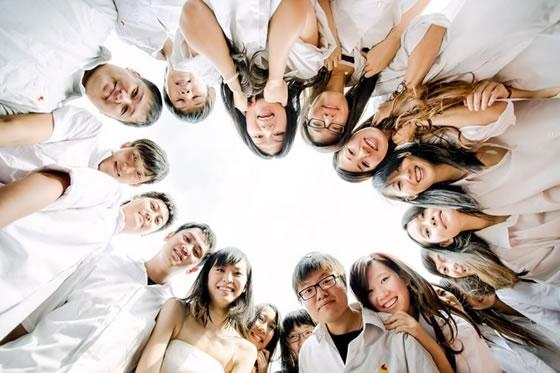
#> input picture datas/imgs/Faces.jpg, 560 x 373 px
$ python Test24.py   (Python 2 division)
#> lines starting #> are read from the running program, lines starting #| are printed output that depends on the picture
# -*- coding: utf-8 -*-

'''
Created on 2016年5月12日 上午9:49:51

@author: Thunderbolt.Lei （花名：穆雷）
@description: 形态学转换：腐蚀、膨胀、开运算、闭运算、梯度<br>
'''

import cv2
from matplotlib import pyplot as plt

import numpy as np


flags = [i for i in dir( cv2 ) if i.startswith( 'MORPH_' )]
print flags

img = cv2.imread( "../../../datas/imgs/Faces.jpg" )
#> img is the input picture: shape (373, 560, 3); mean B, G, R 174.4, 182.5, 196.2

##########################################################
# ## 一、腐蚀 erode
# ## 卷积核沿着图像滑动，如果与卷积核对应的原图
# ## 像的所有像素值都是1，那么中心元素就保持原来的像素值，否则就变为零。
# ## 这回产生什么影响呢？根据卷积核的大小靠近前景的所有像素都会被腐蚀
# ## 掉（变为0），所以前景物体会变小，整幅图像的白色区域会减少。这对于去除
# ## 白噪声很有用，也可以用来断开两个连在一块的物体等。
##########################################################
# # 卷积核，即卷积矩阵
# kernel = np.ones( ( 3, 3 ), np.uint8 )
# # 腐蚀
# img_changed = cv2.erode( img, kernel, iterations = 1 )


##########################################################
# ## 二、膨胀 dilate
# ## 与腐蚀相反，与卷积核对应的原图像的像素值中只要有一个是1，中心元
# ## 素的像素值就是1。所以这个操作会增加图像中的白色区域（前景）。一般在去
# ## 噪声时先用腐蚀再用膨胀。因为腐蚀在去掉白噪声的同时，也会使前景对象变
# ## 小。所以我们再对他进行膨胀。这时噪声已经被去除了，不会再回来了，但是
# ## 前景还在并会增加。膨胀也可以用来连接两个分开的物体。
##########################################################
# # 卷积核，即卷积矩阵
# kernel = np.ones( ( 3, 3 ), np.uint8 )
# # 膨胀
# img_changed = cv2.dilate( img, kernel, iterations = 1 )


##########################################################
# ## 三、开运算
# ## 先进行腐蚀，再进行膨胀，即为开运算
# ## 先进性腐蚀再进行膨胀就叫做开运算。就像我们上面介绍的那样，它被用来去除噪声。
# ## dst = morph_open(src, element) = dilate(src, erode(src, element))
##########################################################
# # 卷积核，若效果看不出，可调整卷积核矩阵的大小
# kernel = np.ones( ( 3, 3 ), np.uint8 )
# # 开运算
# img_changed = cv2.morphologyEx( img, cv2.MORPH_OPEN, kernel )


##########################################################
# ## 四、闭运算
# ## 先进行膨胀，再进行腐蚀，即为闭运算
# ## 它经常被用来填充前景物体中的小洞，或者前景物体上的小黑点。
# ## dst = morph_close(src, element) = erode(src, dilate(src, element))
##########################################################
# # 卷积核
# kernel = np.ones( ( 5, 5 ), np.uint8 )
# # 闭运算
# img_changed = cv2.morphologyEx( img, cv2.MORPH_CLOSE, kernel )


##########################################################
# ## 五、梯度
# ## 其实就是一幅图像膨胀与腐蚀的差别。
# ## 结果看上去就像前景物体的轮廓。
# ## dst = morph_gra(src, element) = dilate(src, element) - erode(src, element)
##########################################################
# # 卷积核
# kernerl = np.ones( ( 3, 3 ), np.uint8 )
# # 梯度
# img_changed = cv2.morphologyEx( img, cv2.MORPH_GRADIENT, kernerl )


##########################################################
# ## 六、礼帽
# ## 原始图像与进行开运算之后得到的图像的差
# ## dst = tophat(src, element) = src - open(src, element)
##########################################################
# # 卷积核
# kernel = np.ones( ( 3, 3 ), np.uint8 )
# # 礼帽
# img_changed = cv2.morphologyEx( img, cv2.MORPH_TOPHAT, kernel )


##########################################################
# ## 七、黑帽
# ## 进行闭运算之后得到的图像与原始图像的差
# ## dst = blackhat(src, element) = close(src, element) - src
##########################################################
# # 卷积核
# kernel = np.ones( ( 3, 3 ), np.uint8 )
# # 黑帽
# img_changed = cv2.morphologyEx( img, cv2.MORPH_BLACKHAT, kernel )


# ## 1、构建卷积核成不同形状
# #  cv2.MORPH_RECT 矩形
# [[1 1 1]
#  [1 1 1]
#  [1 1 1]]
# #  cv2.MORPH_ELLIPSE 椭圆或圆弧
# [[0 1 0]
#  [1 1 1]
#  [0 1 0]]
# #  cv2.MORPH_CROSS 十字
# [[0 1 0]
#  [1 1 1]
#  [0 1 0]]

# kernel = cv2.getStructuringElement( cv2.MORPH_CROSS, ( 3, 3 ) )
# print kernel

# ## 2、使用 numpy 构建复杂卷积核矩阵
kernel = np.array( [[0, 0, 1, 0, 0],
[1, 1, 0, 1, 1],
[1, 0, 1, 0, 1],
[1, 1, 0, 1, 1],
[0, 0, 1, 0, 0]], dtype = np.uint8 )
img_changed = cv2.morphologyEx( img, cv2.MORPH_GRADIENT, kernel )
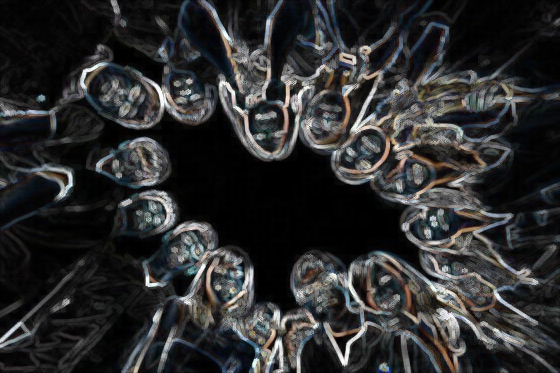
#> img_changed: shape (373, 560, 3); mean B, G, R 46.4, 45.8, 45.4


plt.subplot( 121 ), plt.imshow( img ), plt.title( 'Original' )
plt.xticks( [] ), plt.yticks( [] )
plt.subplot( 122 ), plt.imshow( img_changed ), plt.title( 'Changed' )
plt.xticks( [] ), plt.yticks( [] )
plt.show()
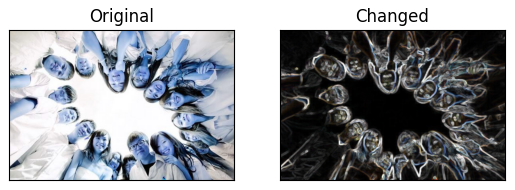
#> figure drawn by matplotlib, 2 panels; B, G, R data is drawn as R, G, B


# [9 lines of commented-out code are left out]
